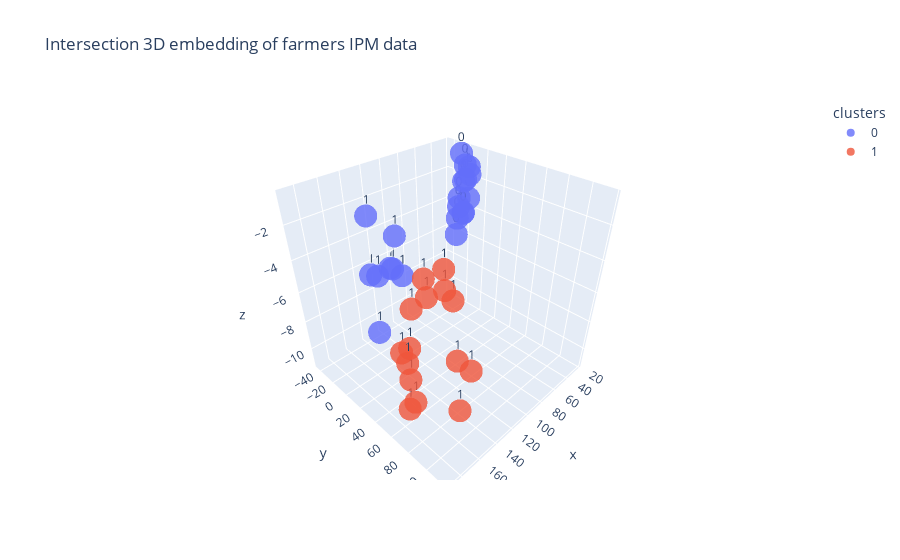

Write notebook code for a chart like this one.
### Code cell
# Intersection embedding cluster visualisation 
fig = px.scatter_3d(intersection3d_df, "x","y","z", color="clusters", text=df_noNaN["Already_used_DSS"], opacity=0.8, 
                    title="Intersection 3D embedding of farmers IPM data")
fig.show()

### Figure 1 — Plotly figure (JSON) as saved in the notebook; plotly's stock layout.template omitted (floating-point values rounded to 4 significant figures)
{"data": [{"hovertemplate": "clusters=0<br>x=%{x}<br>y=%{y}<br>z=%{z}<br>text=%{text}<extra></extra>", "legendgroup": "0", "marker": {"color": "#636efa", "opacity": 0.8, "symbol": "circle"}, "mode": "markers+text", "name": "0", "scene": "scene", "showlegend": true, "text": [0, 0, 1, 1, 1, 0, 0, 0, 0, 1, 0, 0, 0, 0, 0, 1, 0, 0, 1, 1, 1], "type": "scatter3d", "x": [23.23, 24.62, 127.0, 102.7, 124.9, 30.21, 27.37, 31.1, 23.21, 126.7, 34.62, 26.94, 27.35, 35.69, 31.94, 123.1, 42.3, 36.15, 100.9, 104.5, 105.6], "y": [-16.81, -14.66, -38.29, -43.02, -40.08, -20.3, -19.78, -14.78, -16.87, -41.58, -18.91, -17.79, -19.66, -17.32, -15.0, -35.86, -14.32, -18.89, -41.73, -30.63, -22.34], "z": [-3.355, -1.787, -2.758, -6.919, -11.1, -0.5402, -4.348, -1.11, -1.385, -6.652, -3.72, -2.122, -2.251, -3.098, -4.087, -6.674, -5.33, -4.471, -6.987, -4.329, -6.746]}, {"hovertemplate": "clusters=1<br>x=%{x}<br>y=%{y}<br>z=%{z}<br>text=%{text}<extra></extra>", "legendgroup": "1", "marker": {"color": "#EF553B", "opacity": 0.8, "symbol": "circle"}, "mode": "markers+text", "name": "1", "scene": "scene", "showlegend": true, "text": [1, 1, 1, 1, 1, 1, 1, 1, 1, 1, 1, 1, 1, 1, 1], "type": "scatter3d", "x": [154.0, 163.5, 171.7, 189.3, 184.2, 156.0, 168.8, 141.5, 179.6, 182.3, 177.5, 175.4, 174.6, 167.5, 166.1], "y": [61.59, 88.46, 95.86, 79.63, 67.62, 61.34, 116.5, 74.9, 70.94, 78.09, 64.22, 64.76, 68.02, 103.4, 105.4], "z": [-3.885, -2.307, -0.8522, -5.557, -5.698, -2.83, -5.209, -4.019, -5.478, -2.953, -9.95, -7.941, -9.389, -5.303, -8.383]}], "layout": {"autosize": true, "legend": {"title": {"text": "clusters"}, "tracegroupgap": 0}, "scene": {"aspectmode": "auto", "aspectratio": {"x": 1, "y": 1, "z": 1}, "domain": {"x": [0, 1], "y": [0, 1]}, "xaxis": {"title": {"text": "x"}, "type": "linear"}, "yaxis": {"title": {"text": "y"}, "type": "linear"}, "zaxis": {"title": {"text": "z"}, "type": "linear"}}, "title": {"text": "Intersection 3D embedding of farmers IPM data"}}}
